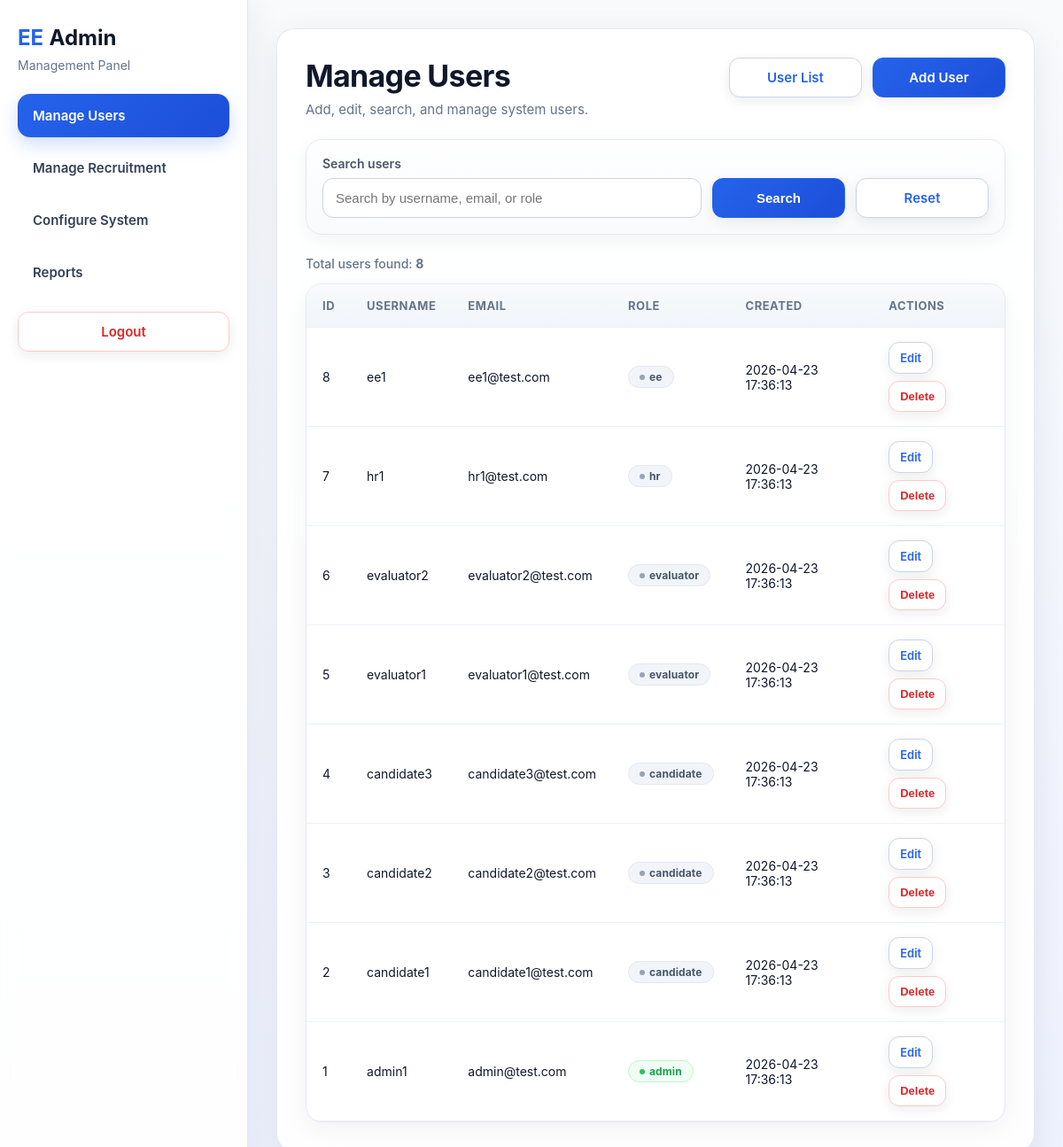
/modules/admin.php (signed in), run on the app's committed database.
### tables this page shows
CREATE TABLE users (
                       id            INT AUTO_INCREMENT PRIMARY KEY,
                       username      VARCHAR(50)  NOT NULL UNIQUE,
                       email         VARCHAR(100) NOT NULL UNIQUE,
                       password_hash VARCHAR(255) NOT NULL,
                       role          ENUM('admin', 'candidate', 'evaluator', 'hr', 'ee') NOT NULL DEFAULT 'candidate',
                       is_active     TINYINT(1) NOT NULL DEFAULT 1,
                       created_at    TIMESTAMP DEFAULT CURRENT_TIMESTAMP
);

### modules/admin/pages/users.php (the view, shortened to what this page needs)
<?php
require_once __DIR__ . '/../../../includes/db.php';
$action = $_GET['action'] ?? 'list';
$editUser = null;
$search = trim($_GET['search'] ?? '');
$sql = "SELECT id, username, email, role, created_at FROM users";
$params = [];
$sql .= " ORDER BY id DESC";
$stmt = $pdo->prepare($sql);
$stmt->execute($params);
$users = $stmt->fetchAll(PDO::FETCH_ASSOC);
?>
<section class="page-card list-card">
    <div class="list-header">
        <div>
            <h1 class="page-title">Manage Users</h1>
            <p class="page-subtitle">Add, edit, search, and manage system users.</p>
        </div>
        <div class="list-actions">
            <a href="admin.php?page=users" class="btn btn-secondary">User List</a>
            <a href="admin.php?page=users&action=create" class="btn btn-primary">Add User</a>
        </div>
    </div>
    <?php if ($action === 'create'): ?>
        <section class="search-card">
            <form method="POST" class="admin-form js-validate-form" novalidate>
                <div class="form-group">
                    <label for="username">Username</label>
                    <input type="text" id="username" name="username" value="<?= htmlspecialchars($_POST['username'] ?? ''); ?>" required>
                </div>
                <div class="form-group">
                    <label for="email">Email</label>
                    <input type="email" id="email" name="email" value="<?= htmlspecialchars($_POST['email'] ?? ''); ?>" required>
                </div>
                <div class="form-group">
                    <label for="password">Password</label>
                    <input type="password" id="password" name="password" required>
                </div>
                <div class="form-group">
                    <label for="role">Role</label>
                    <select id="role" name="role" class="admin-select">
                        <option value="user" <?= (($_POST['role'] ?? '') === 'user') ? 'selected' : ''; ?>>User</option>
                        <option value="admin" <?= (($_POST['role'] ?? '') === 'admin') ? 'selected' : ''; ?>>Admin</option>
                    </select>
                </div>
                <div class="form-actions">
                    <button type="submit" name="create_user" class="btn btn-primary">Create User</button>
                    <a href="admin.php?page=users" class="btn btn-secondary">Cancel</a>
                </div>
            </form>
        </section>
    <?php else: ?>
        <div class="search-card">
            <form method="GET" class="search-form">
                <div class="search-group">
                    <label for="search">Search users</label>
                    <input
                        type="text"
                        id="search"
                        name="search"
                        placeholder="Search by username, email, or role"
                        value="<?= htmlspecialchars($search); ?>"
                    >
                </div>
                <div class="list-actions">
                    <button type="submit" class="btn btn-primary">Search</button>
                    <a href="admin.php?page=users" class="btn btn-secondary">Reset</a>
                </div>
            </form>
        </div>
        <div class="results-meta">
            Total users found: <strong><?= count($users); ?></strong>
        </div>
        <div class="table-card">
            <div class="table-wrapper">
                <table>
                    <thead>
                    <tr>
                        <th>ID</th>
                        <th>Username</th>
                        <th>Email</th>
                        <th>Role</th>
                        <th>Created</th>
                        <th>Actions</th>
                    </tr>
                    </thead>
                    <tbody>
                    <?php if (empty($users)): ?>
                        <tr>
                            <td colspan="6" class="empty-state">No users found.</td>
                        </tr>
                    <?php else: ?>
                        <?php foreach ($users as $user): ?>
                            <tr>
                                <td><?= (int) $user['id']; ?></td>
                                <td><?= htmlspecialchars($user['username']); ?></td>
                                <td><?= htmlspecialchars($user['email']); ?></td>
                                <td>
                                    <span class="status-pill <?= $user['role'] === 'admin' ? 'status-approved' : 'status-pending'; ?>">
                                        <?= htmlspecialchars($user['role']); ?>
                                    </span>
                                </td>
                                <td><?= htmlspecialchars($user['created_at']); ?></td>
                                <td>
                                    <div class="table-actions">
                                        <a href="admin.php?page=users&action=edit&id=<?= (int) $user['id']; ?>" class="btn btn-secondary btn-sm-custom">Edit</a>
                                        <form method="POST" action="admin.php?page=users" class="inline-form">
                                            <button type="button" class="btn btn-danger btn-sm-custom js-delete-button">Delete</button>
                                        </form>
                                    </div>
                                </td>
                            </tr>
                        <?php endforeach; ?>
                    <?php endif; ?>
                    </tbody>
                </table>
            </div>
        </div>
    <?php endif; ?>
</section>

### includes/admin_header.php (shortened to what this page needs)
<!DOCTYPE html>
<html lang="en">
<head>
    <link rel="stylesheet" href="../assets/css/style.css">
    <link rel="stylesheet" href="../assets/css/admin.css">
    <link rel="stylesheet" href="../assets/css/list.css">
</head>
<body>
<div class="admin-shell">

### includes/admin_sidebar.php
<aside class="sidebar">
    <div class="sidebar-top">
        <div class="sidebar-brand">
            <span>EE</span> <strong>Admin</strong>
        </div>
        <p class="sidebar-text">Management Panel</p>
    </div>
    <nav class="sidebar-nav">
        <a href="admin.php?page=users" class="<?= isActive('users', $currentPage); ?>">Manage Users</a>
        <a href="admin.php?page=recruitment" class="<?= in_array($currentPage, ['recruitment', 'faculties', 'departments', 'courses', 'periods', 'evaluator_assignments'], true) ? 'sidebar-link active' : 'sidebar-link'; ?>">Manage Recruitment</a>
        <a href="admin.php?page=system" class="<?= isActive('system', $currentPage); ?>">Configure System</a>
        <a href="admin.php?page=reports" class="<?= isActive('reports', $currentPage); ?>">Reports</a>
        <a href="../auth/logout.php" class="btn btn-danger sidebar-logout js-confirm-logout">Logout</a>
    </nav>
</aside>

### modules/admin.php (shortened to what this page needs)
<?php
$currentPage = $_GET['page'] ?? 'users';
function isActive($page, $currentPage)
{
    return $page === $currentPage ? 'sidebar-link active' : 'sidebar-link';
}
require_once '../includes/admin_header.php';
require_once '../includes/admin_sidebar.php';
?>
    <main class="admin-content">
        <?php require_once __DIR__ . '/admin/pages/' . $currentPage . '.php'; ?>
    </main>
<?php require_once '../includes/admin_footer.php'; ?>

### includes/admin_footer.php (shortened to what this page needs)
</div>
</body>
</html>

### assets/css/style.css (style rules this page uses)
* { margin: 0; padding: 0; box-sizing: border-box; }
body { font-family: "Inter", "Segoe UI", Arial, Helvetica, sans-serif; background: linear-gradient(180deg, #f8fafc 0%, #eef2ff 100%); color: #1f2937; min-height: 100vh; }
a { text-decoration: none; color: inherit; }
.page-card { background: rgba(255, 255, 255, 0.9); border: 1px solid rgba(226, 232, 240, 0.9); border-radius: 20px; box-shadow: 0 12px 40px rgba(15, 23, 42, 0.08); backdrop-filter: blur(10px); }
.page-title { font-size: 34px; font-weight: 700; color: #0f172a; margin-bottom: 8px; letter-spacing: -0.02em; }
.page-subtitle { color: #64748b; font-size: 15px; }
.btn { display: inline-flex; align-items: center; justify-content: center; min-width: 150px; padding: 12px 18px; border-radius: 12px; border: 1px solid transparent; font-size: 15px; font-weight: 600; cursor: pointer; transition: all 0.2s ease; box-shadow: 0 4px 14px rgba(15, 23, 42, 0.08); }
.btn-primary { background: linear-gradient(135deg, #2563eb 0%, #1d4ed8 100%); color: #ffffff; border-color: #2563eb; }
.btn-secondary { background-color: #ffffff; color: #2563eb; border-color: #cbd5e1; }
.btn-danger { background-color: #ffffff; color: #dc2626; border-color: #fecaca; }
.sidebar-nav .sidebar-logout { margin-top: 10px; width: 100%; }
.status-pill { display: inline-flex; align-items: center; gap: 5px; padding: 4px 12px; border-radius: 999px; font-size: 12px; font-weight: 700; letter-spacing: 0.01em; border: 1px solid transparent; white-space: nowrap; }
.status-pill::before { content: ''; width: 6px; height: 6px; border-radius: 50%; flex-shrink: 0; }
.status-pending { background: #f1f5f9; color: #475569; border-color: #e2e8f0; }
.status-pending::before { background: #94a3b8; }
.status-approved { background: #f0fdf4; color: #16a34a; border-color: #bbf7d0; }
.status-approved::before { background: #22c55e; }

### assets/css/admin.css (style rules this page uses)
.admin-shell { min-height: 100vh; display: flex; }
.sidebar { width: 280px; background: rgba(255, 255, 255, 0.92); border-right: 1px solid #e2e8f0; box-shadow: 8px 0 30px rgba(15, 23, 42, 0.05); padding: 28px 20px; display: flex; flex-direction: column; justify-content: space-between; backdrop-filter: blur(10px); }
.sidebar-top { margin-bottom: 24px; }
.sidebar-brand { font-size: 24px; font-weight: 500; color: #0f172a; margin-bottom: 8px; }
.sidebar-brand span { color: #2563eb; font-weight: 700; }
.sidebar-brand strong { font-weight: 700; color: #0f172a; }
.sidebar-text { font-size: 14px; color: #64748b; }
.sidebar-nav { display: flex; flex-direction: column; gap: 10px; flex: 1; }
.sidebar-link { display: block; padding: 14px 16px; border-radius: 14px; font-size: 15px; font-weight: 600; color: #334155; transition: all 0.2s ease; border: 1px solid transparent; }
.sidebar-link.active { background: linear-gradient(135deg, #2563eb 0%, #1d4ed8 100%); color: #ffffff; box-shadow: 0 8px 20px rgba(37, 99, 235, 0.22); }
.sidebar-logout { width: 100%; }
.admin-content { flex: 1; padding: 32px; }
.table-actions { display: flex; gap: 8px; flex-wrap: wrap; }
.inline-form { display: inline; }
.btn-sm-custom { min-width: auto; padding: 9px 12px; font-size: 13px; }

### data on the page
users: id "8", username "ee1", email "ee1@test.com", role "ee", created_at "2026-04-23 17:36:13"
users: id "7", username "hr1", email "hr1@test.com", role "hr", created_at "2026-04-23 17:36:13"
users: id "6", username "evaluator2", email "evaluator2@test.com", role "evaluator", created_at "2026-04-23 17:36:13"
users: id "5", username "evaluator1", email "evaluator1@test.com", role "evaluator", created_at "2026-04-23 17:36:13"
users: id "4", username "candidate3", email "candidate3@test.com", role "candidate", created_at "2026-04-23 17:36:13"
users: id "3", username "candidate2", email "candidate2@test.com", role "candidate", created_at "2026-04-23 17:36:13"
users: id "2", username "candidate1", email "candidate1@test.com", role "candidate", created_at "2026-04-23 17:36:13"
users: id "1", username "admin1", email "admin@test.com", role "admin", created_at "2026-04-23 17:36:13"

### other printed values
count($users) "8"
